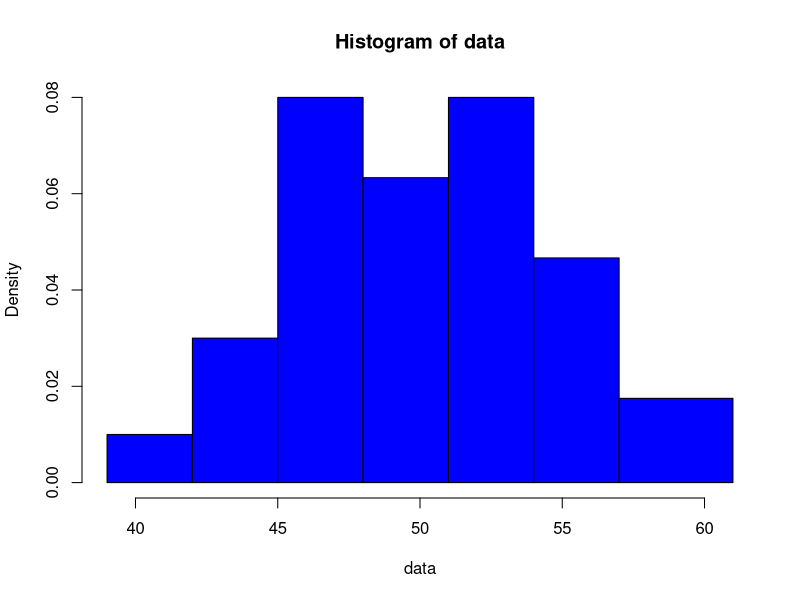

Reproduce this figure in R. (Note: this script raises an error after producing the figure.)
print('---------------------------------------------------')
data <- c(57, 51, 53, 52, 50, 60, 51, 51, 52, 52, 44, 53, 45, 57, 39, 53, 58, 47, 51, 48, 49, 49, 44, 54, 46, 52, 55, 54, 47, 53, 49, 52, 49, 54, 57, 52, 52, 53, 49, 47, 51, 48, 55, 53, 55, 47, 53, 43, 48, 46, 54, 46, 51, 48, 53, 56, 48, 47, 49, 57, 55, 53, 50, 47, 57, 49, 43, 58, 52, 44, 46, 59, 57, 47, 61, 60, 49, 53, 41, 48, 59, 53, 45, 45, 56, 40, 46, 49, 50, 57, 47, 52, 48, 50, 45, 56, 47, 47, 48, 46)
nInterv <- trunc(1 + log2(length(data)))
minValue <- min(data)
maxValue <- max(data)
step <- trunc((maxValue - minValue) / nInterv)
destribution <- list()
boards <- list()
for (i in 1:nInterv) {
  boards[i] <- minValue + (i - 1) * step
  n <- 0
  for (j in seq_along(data)) {
    if ((i == nInterv) || (i == 1)) {
      if (i == 1) {
        if ((data[j] >= (minValue + (i - 1) * step)) && (data[j] <= (minValue + i * step))) {
          n <- n + 1
        }
      }else {
        if ((data[j] > (minValue + (i - 1) * step)) && (data[j] <= maxValue)) {
          n <- n + 1
        }
      }
    }else {
      if ((data[j] > (minValue + (i - 1) * step)) && (data[j] <= (minValue + i * step))) {
        n <- n + 1
      }
    }
  }
  destribution[[i]] <- n
}
boards[nInterv + 1] <- maxValue
png("home_task/task_2_2/histogram.png")
hist(data, breaks = as.numeric(unlist(boards)), col = 'blue')
dev.off()

getBottom<-function(list){
  bottom<-list()
  for (i in 1:(length(list)-1)){
    bottom[[i]]<-list[[i]]
  }
  return(as.numeric(unlist(bottom)))
}

getUpper<-function(list){
  upper<-list()
  for (i in 2:length(list)){
    upper[[i]]<-list[[i]]
  }
  return(as.numeric(unlist(upper)))
}

table<-data.frame(
  from = getBottom(boards),
  to = getUpper(boards),
  frequency_n =as.numeric(unlist(destribution))
)

write.csv(table,"home_task/task_2_2/distribution_output.csv")
print(table)

